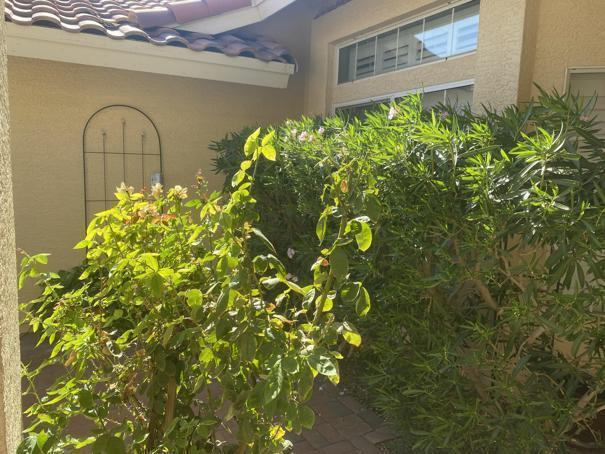
#> input picture my_img.jpg, 605 x 454 px
$ python photo_edit.py
#> lines starting #> are read from the running program, lines starting #| are printed output that depends on the picture
# Varun Shourie, CIS345, Tuesday/Thursday, 12:00PM-1:15PM, PE11

import cv2
from PIL import Image

filename = "my_img.jpg"

# Resizing the original image and overwriting it so it will not consume as much memory.
original_img = Image.open(filename)
#> original_img is the input picture: PIL image 605x454 RGB; mean R, G, B 115.5, 114.2, 71.7
new_img = original_img.resize((605, 454))
new_img.save(filename, "JPEG")

# Read in image object, create/position window, and display the resized picture waiting for keypress.
img = cv2.imread(filename)
cv2.namedWindow("My Front Yard")
cv2.moveWindow("My Front Yard", 0, 0)
cv2.imshow("My Front Yard", img)
cv2.waitKey(0)

# Creates 4 different versions of the original image to be shown to the user.
version1 = cv2.cvtColor(img, cv2.COLOR_BGR2GRAY)
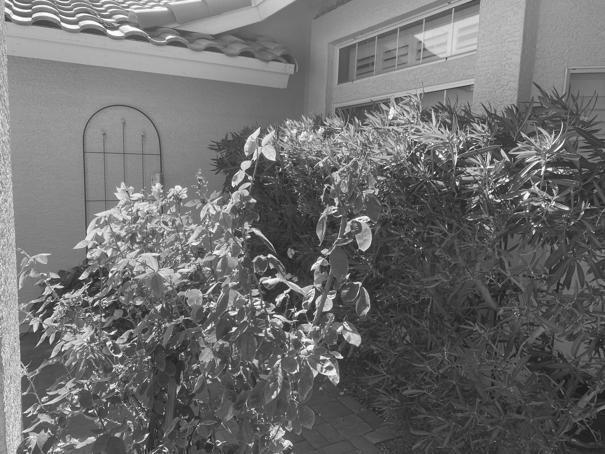
#> version1: shape (454, 605); min 17, max 255, mean 109.7
version2 = cv2.cvtColor(img, cv2.COLOR_BGR2LAB)
#> version2: shape (454, 605, 3); mean of channels 0, 1, 2 119.4, 122.1, 151.1
version3 = cv2.cvtColor(img, cv2.COLOR_BGR2HLS)
#> version3: shape (454, 605, 3); mean of channels 0, 1, 2 33.8, 95.5, 85
version4 = cv2.cvtColor(img, cv2.COLOR_BGR2HSV)
#> version4: shape (454, 605, 3); mean H, S, V 33.8, 112.2, 120.1

# Opens up the grayscale, CIE Lab, hue lightness saturation, and hue saturation value versions of my original BGR
# picture with the option to save the new versions if I press "s" only.
cv2.imshow("My Front Yard - Version 1", version1)
key = cv2.waitKey(0)
#> (key Esc is pressed here)
if key == ord("s"):
    cv2.imwrite("BGR2GRAY_"+filename, version1)

cv2.imshow("My Front Yard - Version 2", version2)
key = cv2.waitKey(0)
#> (key Esc is pressed here)
if key == ord("s"):
    cv2.imwrite("BGR2LAB_"+filename, version2)

cv2.imshow("My Front Yard - Version 3", version3)
key = cv2.waitKey(0)
#> (key Esc is pressed here)
if key == ord("s"):
    cv2.imwrite("BGR2HLS_"+filename, version3)

cv2.imshow("My Front Yard - Version 4", version4)
key = cv2.waitKey(0)
#> (key Esc is pressed here)
if key == ord("s"):
    cv2.imwrite("BGR2HSV_"+filename, version4)

cv2.destroyAllWindows()

# Objects used to create and reference a thumbnail version of my original BGR picture.
thumb_nail_size = (128, 128)
thumb_nail = "thumbnail_" + filename

# Attempts to save a thumbnail version of my original BGR picture to memory.
try:
    img = Image.open(filename)
#> img: PIL image 605x454 RGB
    img.thumbnail(thumb_nail_size)
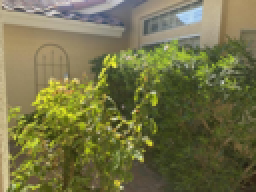
#> img: PIL image 128x96 RGB (shown 2 times larger); mean R, G, B 115.6, 114.3, 71.9
    img.save(thumb_nail, "JPEG")
except IOError:
    print(f"Cannot create thumbnail for {filename}.")
